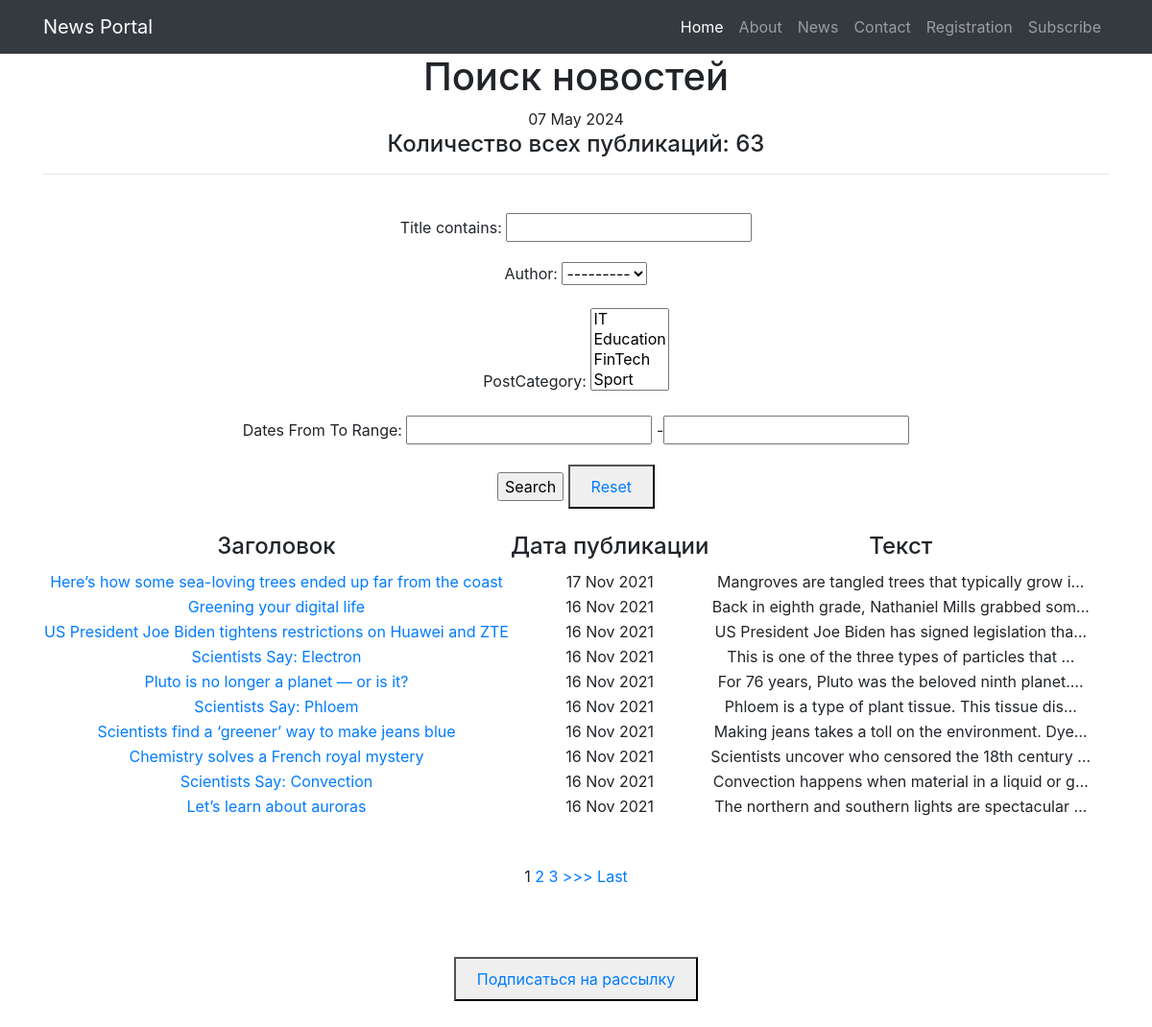
The app's page /news/search/ with its own data.
### news/models.py (models this page shows, shortened)
class Post(models.Model):
    author = models.ForeignKey(Author, on_delete=models.CASCADE)
    NEWS = 'NW'
    ARTICLE = 'AR'
    CATEGORIES = [
        (NEWS, 'Новость'),
        (ARTICLE, 'Статья')
    ]
    categoryType = models.CharField(max_length=2,
                                     choices=CATEGORIES,
                                     default=ARTICLE)
    pubDate = models.DateTimeField('Publication date ', auto_now_add=True)
    postCategory = models.ManyToManyField(Category, through='postCategory')
    postTitle = models.CharField('Title ', max_length=128)
    postText = models.TextField('Text')
    rating = models.SmallIntegerField("рейтинг статьи/новости", default=0)
    isUpdated = models.BooleanField(default=False)
    def get_absolute_url(self):
        return f'http://127.0.0.1:8000/news/{self.id}'

### news/views.py (the view)
# urls.py: path('search/', SearchList.as_view()),
class SearchList(ListView):
    model = Post
    template_name = 'news/news_search.html'
    context_object_name = 'news'
    ordering = ['-pubDate']
    paginate_by = 10  # поставим постраничный вывод в 10 элементов
    def get_filter(self):
        return PostFilter(self.request.GET, queryset=super().get_queryset())
    def get_queryset(self):
        return self.get_filter().qs
    def get_context_data(self, *args, **kwargs):
        context = super().get_context_data(**kwargs)
        context['time_now'] = datetime.utcnow()  # добавим переменную текущей даты time_now
        context['news_list'] = Post.objects.all()  # добавим переменную всего списка публикаций, не подверженного эффекту пагинации
        context['filter'] = self.get_filter()
        context['categories'] = Category.objects.all()
        return context

### news/models.py (called while the page is built)
    def __str__(self):
        return f'{self.authorUser.username}'

    def __str__(self):
        return f'{self.categoryName}'

### news/templatetags/custom_filters.py (called while the page is built)
@register.filter(name='censor')
def censor(value):
    text = value.split()
    for word in text:
        if word.lower() in CENSORED:
            value = value.replace(word, '****')
    return value

### templates/news/news_search.html (shortened to what this page needs)
{% extends 'flatpages/default.html' %}
{% load custom_filters %}
{% load custom_tags %}
{% get_filter_params request as params %}
{% block content %}
    <h1>Поиск новостей</h1>
    {{ time_now|date:'d M Y' }}
    <h4> Количество всех публикаций: {{ news_list|length }} </h4>
    <hr>
<br>
<form method="GET">
    {{ filter.form.as_p }}
    <input type="submit" value="Search">
    <button> <a class="nav-link" href="/news/search/">Reset</a> </button>
</form>
<br>
    {% if news %}
        <table>
            <tr>
                <td>
                    <h4>Заголовок</h4>
                </td>
                <td>
                    <h4>Дата публикации</h4>
                </td>
                <td>
                    <h4>Текст</h4>
                </td>
            </tr>
        {% for new in news %}
            <tr>
                <td>
                    <a href="{{ new.get_absolute_url }}">{{ new.postTitle|censor }} </a>
                </td>
                <td>
                    {{ new.pubDate|date:'d M Y' }}
                </td>
                <td>
                    {{ new.postText|truncatechars:50|censor }}
                </td>
            </tr>
        {% endfor %}
        </table>
    {% else %}
        <h2>Новостей и публикаций нет!</h2>
    {% endif %}
<br>
<br>
{% if is_paginated %}
    {% for num in page_obj.paginator.page_range %}
        {% if page_obj.number == num %}
            <a>{{ num }}</a>
        {% elif num > page_obj.number|add:'-3' and num < page_obj.number|add:'3' %}
            <a href="?{% for param in params %}{{ param }}{% endfor %}&page={{ num }}">{{ num }}</a>
        {% endif %}
    {% endfor %}
    {% if page_obj.has_next %}
        <a href="?{% for param in params %}{{ param }}{% endfor %}&page={{ page_obj.next_page_number }}">>>></a>
        <a href="?{% for param in params %}{{ param }}{% endfor %}&page={{ page_obj.paginator.num_pages }}">Last</a>
    {% endif %}
{% endif %}
<br>
<br>
<br>
<br>
<button> <a class="nav-link" href="/news/category/">Подписаться на рассылку</a> </button>
<br>
<br>
<br>
<br>
{% endblock content %}

### records on screen
Post: postTitle|censor "Here’s how some sea-loving trees ended up far from the coast", pubDate "17 Nov 2021", postText|censor "Mangroves are tangled trees that typically grow i…"
Post: postTitle|censor "Greening your digital life", pubDate "16 Nov 2021", postText|censor "Back in eighth grade, Nathaniel Mills grabbed som…"
Post: postTitle|censor "US President Joe Biden tightens restrictions on Huawei and ZTE", pubDate "16 Nov 2021", postText|censor "US President Joe Biden has signed legislation tha…"
Post: postTitle|censor "Scientists Say: Electron", pubDate "16 Nov 2021", postText|censor "This is one of the three types of particles that …"
Post: postTitle|censor "Pluto is no longer a planet — or is it?", pubDate "16 Nov 2021", postText|censor "For 76 years, Pluto was the beloved ninth planet.…"
Post: postTitle|censor "Scientists Say: Phloem", pubDate "16 Nov 2021", postText|censor "Phloem is a type of plant tissue. This tissue dis…"
Post: postTitle|censor "Scientists find a ‘greener’ way to make jeans blue", pubDate "16 Nov 2021", postText|censor "Making jeans takes a toll on the environment. Dye…"
Post: postTitle|censor "Chemistry solves a French royal mystery", pubDate "16 Nov 2021", postText|censor "Scientists uncover who censored the 18th century …"
Post: postTitle|censor "Scientists Say: Convection", pubDate "16 Nov 2021", postText|censor "Convection happens when material in a liquid or g…"
Post: postTitle|censor "Let’s learn about auroras", pubDate "16 Nov 2021", postText|censor "The northern and southern lights are spectacular …"

### other values on screen
{{ time_now|date:'d M Y' }} "07 May 2024"
{{ news_list|length }} "63"
{{ num }} "1"
{{ num }} "2" "3"
